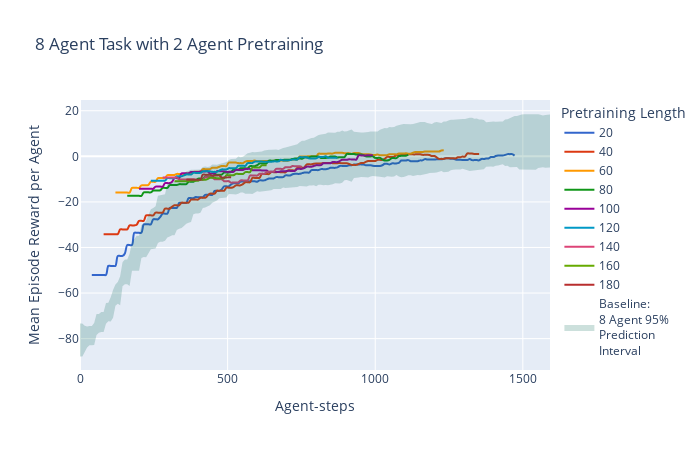

Notebook code for this chart:
### Code cell
plot_avg_retrain(8)

### Figure 1 — Plotly figure (JSON) as saved in the notebook; plotly's stock layout.template omitted (floating-point values rounded to 4 significant figures; data arrays with more than 128 entries replaced by an {"elided": "..."} marker saying what was removed)
{"data": [{"hovertemplate": "Pretraining Length=20<br>Agent-steps=%{x}<br>Mean Episode Reward per Agent=%{y}<extra></extra>", "legendgroup": "20", "line": {"color": "#3366CC", "dash": "solid", "shape": "spline"}, "marker": {"symbol": "circle"}, "mode": "lines", "name": "20", "orientation": "v", "showlegend": true, "type": "scatter", "x": {"elided": "180 int values"}, "xaxis": "x", "y": {"elided": "180 float values"}, "yaxis": "y"}, {"hovertemplate": "Pretraining Length=40<br>Agent-steps=%{x}<br>Mean Episode Reward per Agent=%{y}<extra></extra>", "legendgroup": "40", "line": {"color": "#DC3912", "dash": "solid", "shape": "spline"}, "marker": {"symbol": "circle"}, "mode": "lines", "name": "40", "orientation": "v", "showlegend": true, "type": "scatter", "x": {"elided": "160 int values"}, "xaxis": "x", "y": {"elided": "160 float values"}, "yaxis": "y"}, {"hovertemplate": "Pretraining Length=60<br>Agent-steps=%{x}<br>Mean Episode Reward per Agent=%{y}<extra></extra>", "legendgroup": "60", "line": {"color": "#FF9900", "dash": "solid", "shape": "spline"}, "marker": {"symbol": "circle"}, "mode": "lines", "name": "60", "orientation": "v", "showlegend": true, "type": "scatter", "x": {"elided": "140 int values"}, "xaxis": "x", "y": {"elided": "140 float values"}, "yaxis": "y"}, {"hovertemplate": "Pretraining Length=80<br>Agent-steps=%{x}<br>Mean Episode Reward per Agent=%{y}<extra></extra>", "legendgroup": "80", "line": {"color": "#109618", "dash": "solid", "shape": "spline"}, "marker": {"symbol": "circle"}, "mode": "lines", "name": "80", "orientation": "v", "showlegend": true, "type": "scatter", "x": [160, 168, 176, 184, 192, 200, 208, 216, 224, 232, 240, 248, 256, 264, 272, 280, 288, 296, 304, 312, 320, 328, 336, 344, 352, 360, 368, 376, 384, 392, 400, 408, 416, 424, 432, 440, 448, 456, 464, 472, 480, 488, 496, 504, 512, 520, 528, 536, 544, 552, 560, 568, 576, 584, 592, 600, 608, 616, 624, 632, 640, 648, 656, 664, 672, 680, 688, 696, 704, 712, 720, 728, 736, 744, 752, 760, 768, 776, 784, 792, 800, 808, 816, 824, 832, 840, 848, 856, 864, 872, 880, 888, 896, 904, 912, 920, 928, 936, 944, 952, 960, 968, 976, 984, 992, 1000, 1008, 1016, 1024, 1032, 1040, 1048, 1056, 1064, 1072, 1080, 1088, 1096, 1104, 1112], "xaxis": "x", "y": [-17.34, -17.34, -17.34, -17.34, -17.34, -17.34, -17.34, -15.8, -15.8, -15.8, -15.8, -15.02, -15.02, -15.02, -14.89, -13.86, -13.86, -13.86, -12.61, -12.61, -12.61, -12.61, -12.23, -12.23, -12.23, -12.23, -11.15, -11.15, -11.15, -10.56, -9.792, -9.792, -9.792, -8.828, -8.828, -8.828, -8.828, -8.037, -8.037, -8.037, -8.037, -7.151, -7.151, -7.151, -6.845, -5.857, -5.857, -5.857, -5.277, -5.277, -5.277, -5.277, -4.318, -4.318, -4.318, -3.886, -3.139, -3.139, -3.139, -3.086, -1.894, -1.894, -1.894, -1.622, -1.622, -1.622, -1.622, -1.47, -1.47, -1.47, -1.176, -0.9389, -0.9389, -0.9389, -1.08, -0.4976, -0.4976, -0.4976, -0.07574, -0.07574, -0.07574, -0.07574, -0.7365, -0.7365, -0.7365, -0.5324, -0.1039, -0.1039, -0.1039, -0.4976, -0.3703, -0.3703, -0.3703, 1.012, 1.012, 1.012, 1.012, 0.8174, 0.8174, 0.8174, 0.5432, -0.03161, -0.03161, -0.03161, -0.01243, -0.6924, -0.6924, -0.6924, -1.343, -1.815, -1.815, -1.526, -0.7815, -0.7815, -0.7815, 0.04349, 0.2757, 0.2757, 0.2757, 0.6251], "yaxis": "y"}, {"hovertemplate": "Pretraining Length=100<br>Agent-steps=%{x}<br>Mean Episode Reward per Agent=%{y}<extra></extra>", "legendgroup": "100", "line": {"color": "#990099", "dash": "solid", "shape": "spline"}, "marker": {"symbol": "circle"}, "mode": "lines", "name": "100", "orientation": "v", "showlegend": true, "type": "scatter", "x": [200, 208, 216, 224, 232, 240, 248, 256, 264, 272, 280, 288, 296, 304, 312, 320, 328, 336, 344, 352, 360, 368, 376, 384, 392, 400, 408, 416, 424, 432, 440, 448, 456, 464, 472, 480, 488, 496, 504, 512, 520, 528, 536, 544, 552, 560, 568, 576, 584, 592, 600, 608, 616, 624, 632, 640, 648, 656, 664, 672, 680, 688, 696, 704, 712, 720, 728, 736, 744, 752, 760, 768, 776, 784, 792, 800, 808, 816, 824, 832, 840, 848, 856, 864, 872, 880, 888, 896, 904, 912, 920, 928, 936, 944, 952, 960, 968, 976, 984, 992], "xaxis": "x", "y": [-14.24, -14.24, -14.24, -14.24, -14.24, -14.24, -14.24, -13.28, -13.28, -13.28, -13.28, -11.75, -11.75, -11.75, -11.17, -9.53, -9.53, -9.53, -7.458, -7.458, -7.458, -7.458, -6.902, -6.902, -6.902, -6.902, -6.645, -6.645, -6.645, -6.552, -7.513, -7.513, -7.513, -6.527, -6.527, -6.527, -6.527, -6.82, -6.82, -6.82, -6.82, -5.965, -5.965, -5.965, -5.982, -5.531, -5.531, -5.531, -6.086, -6.086, -6.086, -6.086, -6.226, -6.226, -6.226, -6.872, -6.737, -6.737, -6.737, -6.914, -6.529, -6.529, -6.529, -6.388, -6.388, -6.388, -6.388, -5.504, -5.504, -5.504, -5.114, -4.537, -4.537, -4.537, -4.22, -3.878, -3.878, -3.878, -3.041, -3.041, -3.041, -3.041, -2.532, -2.532, -2.532, -2.075, -1.514, -1.514, -1.514, -1.268, -1.401, -1.401, -1.401, 0.3918, 0.3918, 0.3918, 0.3918, 0.5003, 0.5003, 0.5003], "yaxis": "y"}, {"hovertemplate": "Pretraining Length=120<br>Agent-steps=%{x}<br>Mean Episode Reward per Agent=%{y}<extra></extra>", "legendgroup": "120", "line": {"color": "#0099C6", "dash": "solid", "shape": "spline"}, "marker": {"symbol": "circle"}, "mode": "lines", "name": "120", "orientation": "v", "showlegend": true, "type": "scatter", "x": [240, 248, 256, 264, 272, 280, 288, 296, 304, 312, 320, 328, 336, 344, 352, 360, 368, 376, 384, 392, 400, 408, 416, 424, 432, 440, 448, 456, 464, 472, 480, 488, 496, 504, 512, 520, 528, 536, 544, 552, 560, 568, 576, 584, 592, 600, 608, 616, 624, 632, 640, 648, 656, 664, 672, 680, 688, 696, 704, 712, 720, 728, 736, 744, 752, 760, 768, 776, 784, 792, 800, 808, 816, 824, 832, 840, 848, 856, 864, 872], "xaxis": "x", "y": [-10.69, -10.69, -10.69, -10.69, -10.69, -10.69, -10.69, -9.585, -9.585, -9.585, -9.585, -8.758, -8.758, -8.758, -8.354, -7.943, -7.943, -7.943, -7.268, -7.268, -7.268, -7.268, -6.591, -6.591, -6.591, -6.591, -6.817, -6.817, -6.817, -6.301, -5.75, -5.75, -5.75, -5.212, -5.212, -5.212, -5.212, -4.154, -4.154, -4.154, -4.154, -2.95, -2.95, -2.95, -2.327, -2.328, -2.328, -2.328, -2.394, -2.394, -2.394, -2.394, -2.219, -2.219, -2.219, -1.552, -1.808, -1.808, -1.808, -1.667, -1.427, -1.427, -1.427, -0.3999, -0.3999, -0.3999, -0.3999, -0.9088, -0.9088, -0.9088, -0.9171, -0.2971, -0.2971, -0.2971, 0.01295, -0.6099, -0.6099, -0.6099, -0.5992, -0.5992], "yaxis": "y"}, {"hovertemplate": "Pretraining Length=140<br>Agent-steps=%{x}<br>Mean Episode Reward per Agent=%{y}<extra></extra>", "legendgroup": "140", "line": {"color": "#DD4477", "dash": "solid", "shape": "spline"}, "marker": {"symbol": "circle"}, "mode": "lines", "name": "140", "orientation": "v", "showlegend": true, "type": "scatter", "x": [280, 288, 296, 304, 312, 320, 328, 336, 344, 352, 360, 368, 376, 384, 392, 400, 408, 416, 424, 432, 440, 448, 456, 464, 472, 480, 488, 496, 504, 512, 520, 528, 536, 544, 552, 560, 568, 576, 584, 592, 600, 608, 616, 624, 632, 640, 648, 656, 664, 672, 680, 688, 696, 704, 712, 720, 728, 736, 744, 752], "xaxis": "x", "y": [-9.285, -9.285, -9.285, -9.285, -9.285, -9.285, -9.285, -10.15, -10.15, -10.15, -10.15, -10.08, -10.08, -10.08, -10.31, -10.36, -10.36, -10.36, -9.179, -9.179, -9.179, -9.179, -10.05, -10.05, -10.05, -10.05, -10.92, -10.92, -10.92, -11.56, -11.48, -11.48, -11.48, -10.58, -10.58, -10.58, -10.58, -8.432, -8.432, -8.432, -8.432, -7.668, -7.668, -7.668, -6.924, -6.766, -6.766, -6.766, -5.503, -5.503, -5.503, -5.503, -4.787, -4.787, -4.787, -4.274, -4.358, -4.358, -4.358, -4.673], "yaxis": "y"}, {"hovertemplate": "Pretraining Length=160<br>Agent-steps=%{x}<br>Mean Episode Reward per Agent=%{y}<extra></extra>", "legendgroup": "160", "line": {"color": "#66AA00", "dash": "solid", "shape": "spline"}, "marker": {"symbol": "circle"}, "mode": "lines", "name": "160", "orientation": "v", "showlegend": true, "type": "scatter", "x": [320, 328, 336, 344, 352, 360, 368, 376, 384, 392, 400, 408, 416, 424, 432, 440, 448, 456, 464, 472, 480, 488, 496, 504, 512, 520, 528, 536, 544, 552, 560, 568, 576, 584, 592, 600, 608, 616, 624, 632], "xaxis": "x", "y": [-10.96, -10.96, -10.96, -10.96, -10.96, -10.96, -10.96, -10.72, -10.72, -10.72, -10.72, -10.24, -10.24, -10.24, -9.988, -9.415, -9.415, -9.415, -9.637, -9.637, -9.637, -9.637, -8.307, -8.307, -8.307, -8.307, -7.716, -7.716, -7.716, -7.777, -6.928, -6.928, -6.928, -4.909, -4.909, -4.909, -4.909, -3.97, -3.97, -3.97], "yaxis": "y"}, {"hovertemplate": "Pretraining Length=180<br>Agent-steps=%{x}<br>Mean Episode Reward per Agent=%{y}<extra></extra>", "legendgroup": "180", "line": {"color": "#B82E2E", "dash": "solid", "shape": "spline"}, "marker": {"symbol": "circle"}, "mode": "lines", "name": "180", "orientation": "v", "showlegend": true, "type": "scatter", "x": [360, 368, 376, 384, 392, 400, 408, 416, 424, 432, 440, 448, 456, 464, 472, 480, 488, 496, 504, 512], "xaxis": "x", "y": [-10.25, -10.25, -10.25, -10.25, -10.25, -10.25, -10.25, -8.056, -8.056, -8.056, -8.056, -8.464, -8.464, -8.464, -8.396, -9.314, -9.314, -9.314, -9.169, -9.169], "yaxis": "y"}, {"fill": "toself", "fillcolor": "rgba(0,100,80,0.2)", "hoverinfo": "skip", "line": {"color": "rgba(255,255,255,0)"}, "name": "Baseline:<br>8 Agent 95%<br>Prediction<br>Interval", "type": "scatter", "x": {"elided": "400 int values"}, "y": {"elided": "400 float values"}}], "layout": {"height": 450, "legend": {"title": {"text": "Pretraining Length"}, "tracegroupgap": 0}, "title": {"text": "8 Agent Task with 2 Agent Pretraining"}, "width": 700, "xaxis": {"anchor": "y", "domain": [0, 1], "title": {"text": "Agent-steps"}}, "yaxis": {"anchor": "x", "domain": [0, 1], "title": {"text": "Mean Episode Reward per Agent"}}}}
